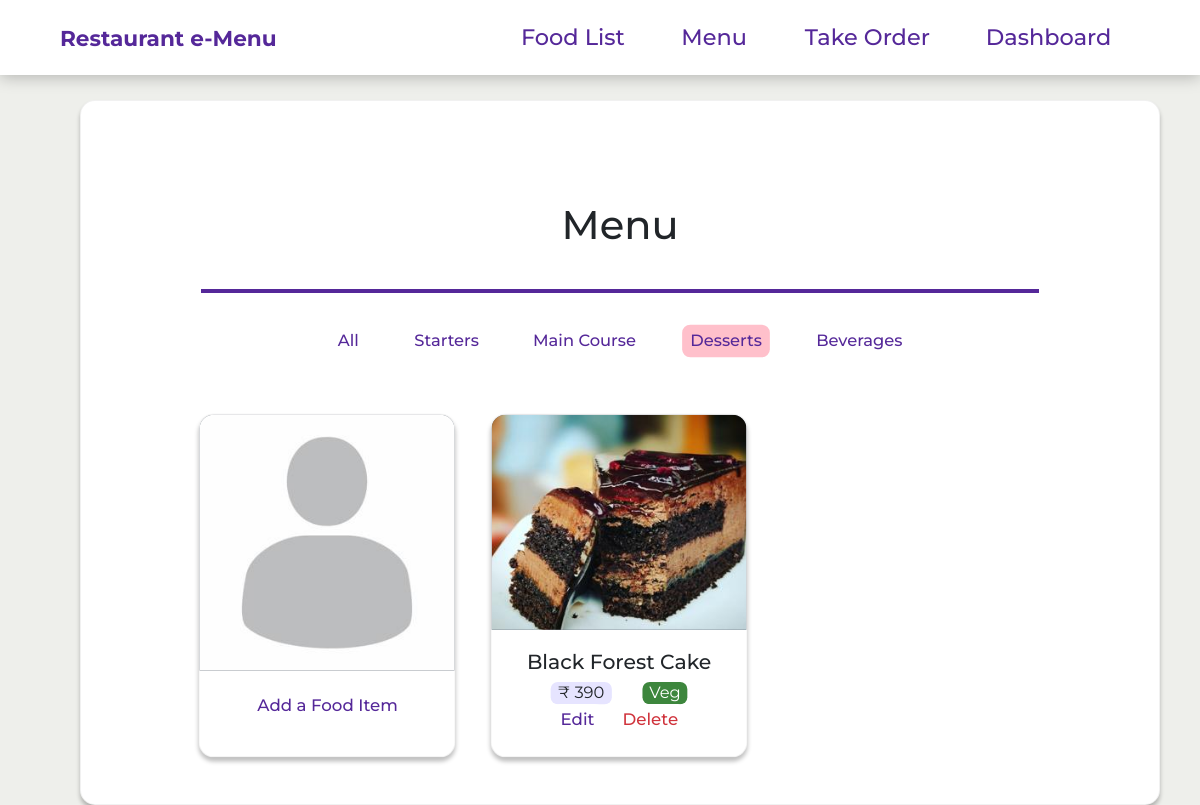
The app's page /food/desserts (signed in) with its own data.
### rms_app/models.py (models this page shows, shortened)
class Food(models.Model):
    food_item = models.CharField(max_length=100)
    per_price = models.PositiveIntegerField()
    food_type = models.CharField(max_length=100, default="None", choices=FOOD_TYPES)
    food_source = models.CharField(max_length=100, default="Veg", choices=FOOD_SOURCE)
    food_availability = models.CharField(max_length=100, default="Yes", choices=FOOD_AVAILABILITY)
    food_img = models.ImageField(default="default_food.jpg", upload_to="food_pics")

### rms_app/views.py (the view)
# urls.py: path("food/desserts", FoodImgViewDesserts.as_view(), name="rms-food_desserts"),
class FoodImgViewDesserts(ListView):
    model = Food
    template_name = "rms_app/food_desserts.html"
    context_object_name = "food_obj"

### rms_app/templates/rms_app/food_desserts.html (shortened to what this page needs)
{% extends "rms_app/base.html" %}
{% block content %}
{% load static %}
<div class="foodtable">
    <section id="food-section">
        {% if food_obj %}
        <h1 class="avail">Menu</h1>
        <br>
        <div class="food-types">
            <a href="{% url 'rms-food' %}">All</a>
            <a href="{% url 'rms-food_starters' %}">Starters</a>
            <a href="{% url 'rms-food_maincourse' %}">Main Course</a>
            <a href="{% url 'rms-food_desserts' %}" style="background-color: pink;">Desserts</a>
            <a href="{% url 'rms-food_beverages' %}">Beverages</a>
        </div>
        <div class="food-list">
            {% if user.is_authenticated %}
                <div class="food-card">
                    <div id="img">
                        <img src="../../media/default.jpg" alt="">
                    </div>
                    <div class="food-info">
                        <a href="{% url 'rms-addtolist' %}">Add a Food Item</a>
                    </div>
                </div>
                {% endif %}
            {% for food_item in food_obj  %}
                {% if food_item.food_type == 'Desserts' %}
                <div class="food-card">
                    <div id="img">
                        <img src="{{ food_item.food_img.url }}" alt="">
                    </div>
                    <div class="food-info">
                        <h5 class="food-title">{{ food_item.food_item}} </h5>
                        <div class="food-price-source-box">
                            <div class="food-price" style="background-color: var(--price-color); width: 60px"><span>&#8377;</span> {{ food_item.per_price}} </div>
                            {% if food_item.food_source == 'Veg' %}
                                <div class="food-source" style="background-color: var(--veg-color); width: 44px" >{{ food_item.food_source}} </div>
                            {% else %}
                                <div class="food-source" style="background-color: var(--non-veg-color); width: 85px">{{ food_item.food_source}} </div>
                            {% endif %}
                        </div>
                        <p>
                            {% if user.is_authenticated %}
                            <a href="{% url 'rms-updatetolist' food_item.id %} "> Edit</a>&ensp;
                            <a style="color: #d0333c;" href="{% url 'food_confirm_delete' food_item.id %} "> Delete</a>
                            {% endif %}
                        </p>
                    </div>
                </div>
                {% endif %}
            {% endfor %}
        </div>
        {% endif %}
    </section>
</div>
{% endblock content %}

### rms_app/static/rms_app/main.css (style rules this page uses)
html { scroll-behavior: smooth; }
* { border: 0; margin: 0; box-sizing: border-box; font-family: "Montserrat", "Lato" sans-serif; }
body { height:100%; background-color: var(--bg-color); }
:root { --main-color: #552899; --column-color: rgb(241, 164, 177); --bg-color: #eeefeb; --img-color: #616a76; --content-color: #040f0f; --veg-color: rgb(61, 134, 61); --non-veg-color: rgb(180, 66, 64); --price-color: rgb(230, 228, 255); --head-font: "Montserrat", sans-serif; --text-font: "Lato", sans-serif; --shadow: 0px 4px 4px 0px rgba(0, 0, 0, 0.25); }
a { position: relative; font-family: var(--head-font); font-weight: 450; text-decoration:var(--main-color); }
a:not(.navbar-header) { display: inline-block; border-radius: 8px; padding: 4px 8px 4px 8px; color: var(--main-color); background-color: #ffffff; border-color: var(--main-color); transform: scale(1.02); box-shadow: none; transition: all 0.2s ease-in; }
.foodtable { background: transparent; padding: 0px 120px ; border: 1px solid #dddddd; position: relative; top:100px; left:80px; margin-bottom: 20px; text-align: center; width:90%; border-radius: 15px; background-color: white; border: 1px solid #22222210; box-shadow: var(--shadow); }
#food-section { text-align: center; align-items: center; justify-content: center; padding-top: 100px; }
.avail { font-family: var(--head-font); width: 100%; font-style: normal; border-bottom: 4px solid; padding-bottom: 40px; border-color: var(--main-color); }
.food-types { display: flex; gap: 40px; text-align: center; align-items: center; justify-content: center; }
.food-card { display: flex; flex-direction: column; text-align: center; width: 20%; height: 38%; min-width: 100%; min-height: 100%; border-radius: 15px; overflow: hidden; background-color: white; border: 1px solid #22222210; transform: scale(1.02); box-shadow: var(--shadow); transition: all 0.2s ease-in; }
.food-list { margin-top: 60px; margin-bottom: 50px; display: grid; grid-template-columns: repeat(3, 30.1%); grid-gap: 4.8%; }
.food-info { padding: 5px; margin-top: 14px; font-family: var(--head-font); background-color: transparent; font-style: normal; font-weight: normal; line-height: 22px; }
.food-title { font-weight: 500; background-color: transparent; }
.food-price-source-box { display: inline-flex; gap: 30px; }
.food-price { background-color: #616a76; border-radius: 7px; line-height: 22px; background-color: transparent; }
.food-source { color: white; border-radius: 7px; }
#img { display: flex; justify-content: center; align-items: center; overflow: hidden; width: 100%; height: 75%; background: var(--img-color); }
img:not(.account-img) { min-width: 100%; min-height: 100%; }

### records on screen
Food: food_img (picture), food_item "Black Forest Cake", per_price "390", food_source "Veg"
